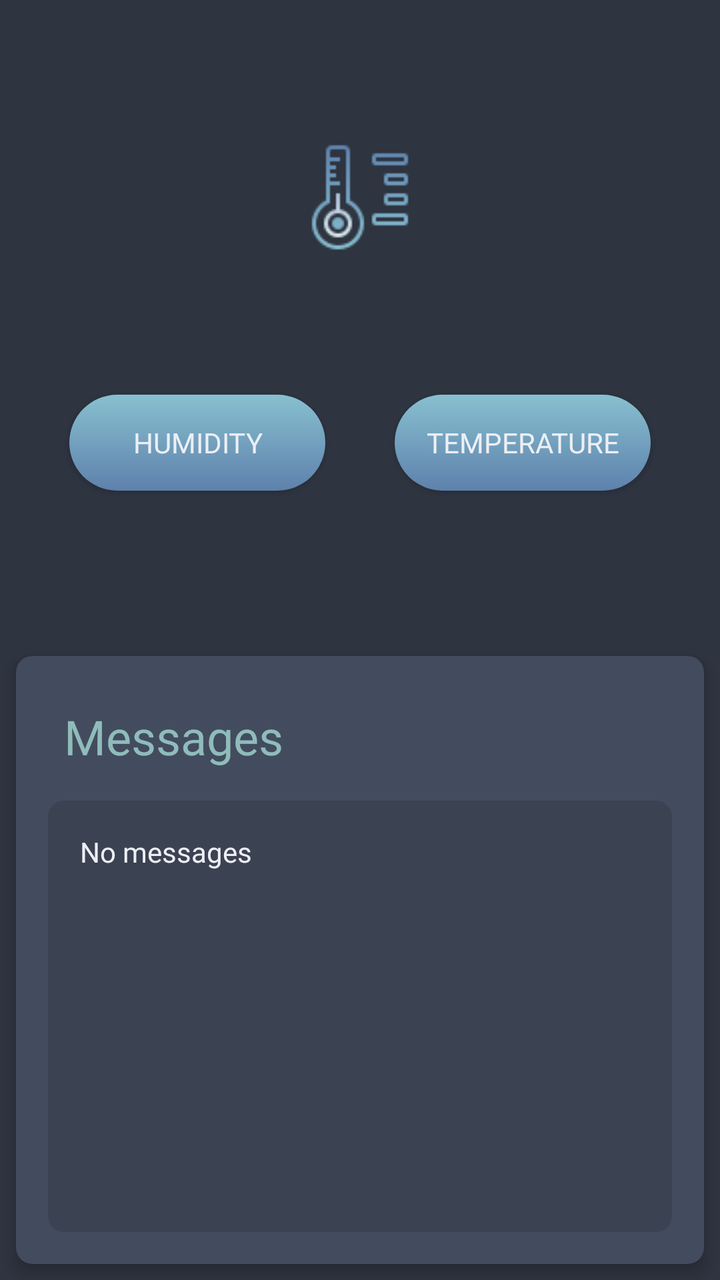
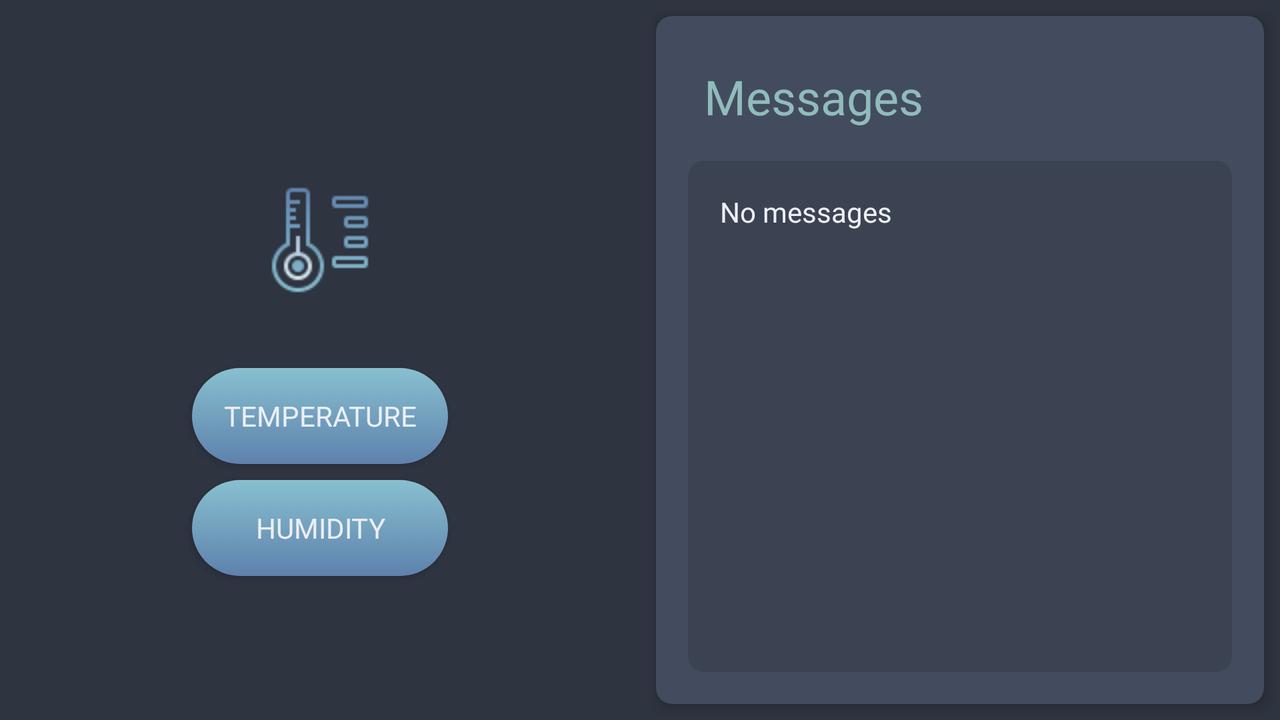

Compare how this app lays out the same screen by default and in its alternative resource folder. The renders come first, then the two layout files and the values they reference.
<!-- AndroidManifest.xml: application theme AppTheme -->
<!-- res/layout/activity_main.xml -->
<?xml version="1.0" encoding="utf-8"?>
<androidx.constraintlayout.widget.ConstraintLayout xmlns:android="http://schemas.android.com/apk/res/android"
    xmlns:app="http://schemas.android.com/apk/res-auto"
    xmlns:tools="http://schemas.android.com/tools"
    android:layout_width="match_parent"
    android:layout_height="match_parent"
    tools:context=".view.MainActivity">

  <ImageView
      android:id="@+id/app_logo"
      android:layout_width="wrap_content"
      android:layout_height="wrap_content"
      android:src="@drawable/app_logo"
      app:layout_constraintBottom_toTopOf="@id/btn_humidity"
      app:layout_constraintLeft_toLeftOf="parent"
      app:layout_constraintRight_toRightOf="parent"
      app:layout_constraintTop_toTopOf="parent" />

  <Button
      android:id="@+id/btn_humidity"
      android:layout_width="128dp"
      android:layout_height="wrap_content"
      android:layout_marginBottom="8dp"
      android:background="@drawable/rounded_btn_ripple"
      android:text="@string/btn_humidity_lbl"
      app:layout_constraintBottom_toTopOf="@+id/guideline_v35"
      app:layout_constraintLeft_toLeftOf="parent"
      app:layout_constraintRight_toLeftOf="@id/btn_temperature"
      app:layout_constraintTop_toBottomOf="@id/app_logo" />

  <Button
      android:id="@+id/btn_temperature"
      android:layout_width="128dp"
      android:layout_height="wrap_content"
      android:background="@drawable/rounded_btn_ripple"
      android:text="@string/btn_temperature_lbl"
      app:layout_constraintBottom_toBottomOf="@+id/btn_humidity"
      app:layout_constraintLeft_toRightOf="@id/btn_humidity"
      app:layout_constraintRight_toRightOf="parent"
      app:layout_constraintTop_toTopOf="@+id/btn_humidity" />

  <ProgressBar
      android:id="@+id/api_progress_bar"
      android:layout_width="wrap_content"
      android:layout_height="wrap_content"
      android:visibility="invisible"
      app:layout_constraintBottom_toTopOf="@+id/guideline_v35"
      app:layout_constraintEnd_toEndOf="parent"
      app:layout_constraintStart_toStartOf="parent"
      app:layout_constraintTop_toBottomOf="@+id/btn_humidity" />

  <androidx.constraintlayout.widget.Guideline
      android:id="@+id/guideline_v35"
      android:layout_width="match_parent"
      android:layout_height="match_parent"
      android:orientation="horizontal"
      app:layout_constraintGuide_percent="0.5" />

  <androidx.cardview.widget.CardView
      android:id="@+id/msg_card"
      android:layout_width="match_parent"
      android:layout_height="0dp"
      android:layout_margin="8dp"
      app:cardBackgroundColor="@color/colorPrimaryDark"
      app:cardCornerRadius="8dp"
      app:cardElevation="4dp"
      app:layout_constraintBottom_toBottomOf="parent"
      app:layout_constraintLeft_toLeftOf="parent"
      app:layout_constraintRight_toRightOf="parent"
      app:layout_constraintStart_toStartOf="parent"
      app:layout_constraintTop_toTopOf="@+id/guideline_v35">

    <androidx.constraintlayout.widget.ConstraintLayout
        android:id="@+id/card_content"
        android:layout_width="match_parent"
        android:layout_height="match_parent">

      <TextView
          android:id="@+id/msg_title"
          style="@style/TextAppearance.AppCompat.Headline"
          android:layout_width="wrap_content"
          android:layout_height="wrap_content"
          android:layout_marginHorizontal="24dp"
          android:layout_marginStart="8dp"
          android:layout_marginLeft="8dp"
          android:layout_marginTop="24dp"
          android:text="@string/msg_title"
          android:textColor="@color/colorAccent"
          app:layout_constraintBottom_toTopOf="@+id/msg_txt"
          app:layout_constraintLeft_toLeftOf="parent"
          app:layout_constraintRight_toRightOf="parent"
          app:layout_constraintStart_toStartOf="@+id/msg_txt"
          app:layout_constraintTop_toTopOf="parent" />

      <TextView
          android:id="@+id/msg_txt"
          android:layout_width="match_parent"
          android:layout_height="0dp"
          android:layout_margin="16dp"
          android:background="@drawable/msg_style"
          android:padding="16dp"
          android:scrollbars="vertical"
          android:text="@string/msg_txt_lbl"
          app:layout_constraintBottom_toBottomOf="parent"
          app:layout_constraintLeft_toLeftOf="parent"
          app:layout_constraintRight_toRightOf="parent"
          app:layout_constraintTop_toBottomOf="@id/msg_title" />
    </androidx.constraintlayout.widget.ConstraintLayout>
  </androidx.cardview.widget.CardView>

</androidx.constraintlayout.widget.ConstraintLayout>
<!-- resources referenced by this layout -->
<resources>
  <color name="colorAccent">#8fbcbb</color>
  <color name="colorPrimaryDark">#434c5e</color>
  <!-- drawable app_logo: png bitmap (drawable, 2239 bytes) -->
  <!-- drawable msg_style (drawable) -->
  <?xml version="1.0" encoding="utf-8"?>
  <shape xmlns:android="http://schemas.android.com/apk/res/android"
      android:shape="rectangle">
    <solid android:color="#3b4252"/>
    <corners android:radius="8dp"/>
  </shape>
  <!-- drawable rounded_btn_ripple (drawable) -->
  <?xml version="1.0" encoding="utf-8"?>
  <ripple xmlns:android="http://schemas.android.com/apk/res/android"
      xmlns:tools="http://schemas.android.com/tools"
      android:color="?android:colorControlHighlight"
      tools:ignore="NewApi">
    <item android:drawable="@drawable/rounded_btn_style"/>
  </ripple>
  <string name="btn_humidity_lbl">HUMIDITY</string>
  <string name="btn_temperature_lbl">TEMPERATURE</string>
  <string name="msg_title">Messages</string>
  <string name="msg_txt_lbl">No messages</string>
  <style name="AppTheme" parent="Theme.AppCompat.Light.DarkActionBar">
      
      <item name="colorPrimary">@color/colorPrimary</item>
      <item name="colorPrimaryDark">@color/colorPrimaryDark</item>
      <item name="colorAccent">@color/colorAccent</item>
      <item name="android:windowBackground">@drawable/window_background</item>
      <item name="android:textColor">@color/text</item>
      <item name="fontFamily">@font/source_code_pro</item>
      <item name="android:fontFamily">@font/source_code_pro</item>
      <item name="colorControlNormal">@color/text</item>
    </style>
  <!-- drawable rounded_btn_style (drawable) -->
  <?xml version="1.0" encoding="utf-8"?>
  <selector xmlns:android="http://schemas.android.com/apk/res/android" xmlns:tools="http://schemas.android.com/tools">
    <item android:state_pressed="true">
      <shape android:shape="rectangle">
        <corners android:radius="999dp" />
        <gradient android:angle="90" android:endColor="#88c0d0" android:startColor="#5e81ac" />
      </shape>
    </item>
    <item android:state_focused="true">
      <shape android:shape="rectangle">
        <corners android:radius="999dp" />
        <gradient android:angle="90" android:endColor="#88c0d0" android:startColor="#5e81ac" />
      </shape>
    </item>
    <item android:state_enabled="false">
      <shape android:shape="rectangle">
        <corners android:radius="999dp" />
        <solid android:color="#5e81ac" />
      </shape>
    </item>
    <item>
      <shape android:shape="rectangle">
        <corners android:radius="999dp" />
        <gradient android:angle="90" android:endColor="#88c0d0" android:startColor="#5e81ac" />
      </shape>
    </item>
  </selector>
  <color name="colorPrimary">#4c566a</color>
  <!-- drawable window_background (drawable) -->
  <?xml version="1.0" encoding="utf-8"?>
  <shape xmlns:android="http://schemas.android.com/apk/res/android"
      android:shape="rectangle">
    <solid android:color="@color/window_background" />
  </shape>
  <color name="text">#eceff4</color>
  <color name="window_background">#2e3440</color>
</resources>
<!-- res/layout-land/activity_main.xml (the repository's variant of the layout above) -->
<!-- drawn on the phone turned sideways -->
<?xml version="1.0" encoding="utf-8"?>
<androidx.constraintlayout.widget.ConstraintLayout xmlns:android="http://schemas.android.com/apk/res/android"
    xmlns:app="http://schemas.android.com/apk/res-auto"
    xmlns:tools="http://schemas.android.com/tools"
    android:layout_width="match_parent"
    android:layout_height="match_parent"
    tools:context=".view.MainActivity">

  <ImageView
      android:id="@+id/app_logo"
      android:layout_width="wrap_content"
      android:layout_height="wrap_content"
      android:src="@drawable/app_logo"
      app:layout_constraintBottom_toTopOf="@id/btn_humidity"
      app:layout_constraintLeft_toLeftOf="parent"
      app:layout_constraintRight_toRightOf="@id/guideline_h50"
      app:layout_constraintTop_toTopOf="parent"
      app:layout_constraintVertical_chainStyle="spread" />

  <Button
      android:id="@+id/btn_temperature"
      android:layout_width="128dp"
      android:layout_height="wrap_content"
      android:layout_marginVertical="8dp"
      android:background="@drawable/rounded_btn_ripple"
      android:text="@string/btn_temperature_lbl"
      app:layout_constraintBottom_toTopOf="@id/btn_humidity"
      app:layout_constraintLeft_toLeftOf="parent"
      app:layout_constraintRight_toRightOf="@id/guideline_h50"
      app:layout_constraintTop_toBottomOf="@id/app_logo"
      app:layout_constraintVertical_chainStyle="packed" />

  <Button
      android:id="@+id/btn_humidity"
      android:layout_width="128dp"
      android:layout_height="wrap_content"
      android:background="@drawable/rounded_btn_ripple"
      android:text="@string/btn_humidity_lbl"
      app:layout_constraintBottom_toTopOf="@+id/api_progress_bar"
      app:layout_constraintLeft_toLeftOf="parent"
      app:layout_constraintRight_toRightOf="@id/guideline_h50"
      app:layout_constraintTop_toBottomOf="@id/btn_temperature"
      app:layout_constraintVertical_chainStyle="packed" />

  <ProgressBar
      android:id="@+id/api_progress_bar"
      android:layout_width="wrap_content"
      android:layout_height="wrap_content"
      android:visibility="invisible"
      app:layout_constraintBottom_toBottomOf="parent"
      app:layout_constraintEnd_toStartOf="@+id/guideline_h50"
      app:layout_constraintStart_toStartOf="parent" />

  <androidx.constraintlayout.widget.Guideline
      android:id="@+id/guideline_h50"
      android:layout_width="match_parent"
      android:layout_height="match_parent"
      android:orientation="vertical"
      app:layout_constraintGuide_percent="0.5" />

  <androidx.cardview.widget.CardView
      android:id="@+id/msg_card"
      android:layout_width="0dp"
      android:layout_height="match_parent"
      android:layout_margin="8dp"
      app:cardBackgroundColor="@color/colorPrimaryDark"
      app:cardCornerRadius="8dp"
      app:cardElevation="4dp"
      app:layout_constraintBottom_toBottomOf="parent"
      app:layout_constraintEnd_toEndOf="parent"
      app:layout_constraintStart_toStartOf="@+id/guideline_h50"
      app:layout_constraintTop_toTopOf="parent">

    <androidx.constraintlayout.widget.ConstraintLayout
        android:layout_width="match_parent"
        android:layout_height="match_parent"
        app:layout_constraintEnd_toEndOf="parent"
        app:layout_constraintStart_toStartOf="parent">

      <TextView
          android:id="@+id/msg_title"
          style="@style/TextAppearance.AppCompat.Headline"
          android:layout_width="wrap_content"
          android:layout_height="wrap_content"
          android:layout_marginHorizontal="24dp"
          android:layout_marginStart="8dp"
          android:layout_marginLeft="8dp"
          android:layout_marginTop="24dp"
          android:text="@string/msg_title"
          android:textColor="@color/colorAccent"
          app:layout_constraintBottom_toTopOf="@id/msg_txt"
          app:layout_constraintLeft_toLeftOf="parent"
          app:layout_constraintRight_toRightOf="parent"
          app:layout_constraintStart_toStartOf="@+id/msg_txt"
          app:layout_constraintTop_toTopOf="parent" />

      <TextView
          android:id="@+id/msg_txt"
          android:layout_width="match_parent"
          android:layout_height="0dp"
          android:layout_margin="16dp"
          android:background="@drawable/msg_style"
          android:padding="16dp"
          android:scrollbars="vertical"
          android:text="@string/msg_txt_lbl"
          app:layout_constraintBottom_toBottomOf="parent"
          app:layout_constraintLeft_toLeftOf="parent"
          app:layout_constraintRight_toRightOf="parent"
          app:layout_constraintTop_toBottomOf="@id/msg_title" />
    </androidx.constraintlayout.widget.ConstraintLayout>
  </androidx.cardview.widget.CardView>

</androidx.constraintlayout.widget.ConstraintLayout>
